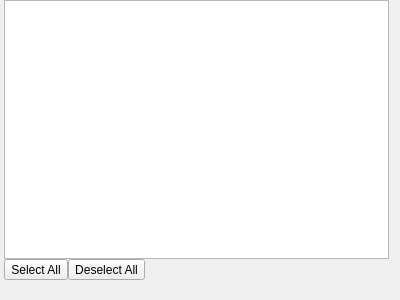
<?xml version="1.0" encoding="UTF-8"?>
<ui version="4.0">
 <class>NewGeneVariableGroup</class>
 <widget class="QWidget" name="NewGeneVariableGroup">
  <property name="geometry">
   <rect>
    <x>0</x>
    <y>0</y>
    <width>400</width>
    <height>300</height>
   </rect>
  </property>
  <property name="windowTitle">
   <string>Form</string>
  </property>
  <layout class="QVBoxLayout" name="verticalLayout">
   <property name="spacing">
    <number>0</number>
   </property>
   <property name="leftMargin">
    <number>4</number>
   </property>
   <property name="topMargin">
    <number>0</number>
   </property>
   <property name="bottomMargin">
    <number>20</number>
   </property>
   <item>
    <widget class="QListView" name="listView"/>
   </item>
   <item>
    <widget class="QWidget" name="selectionButtons" native="true">
     <layout class="QHBoxLayout" name="horizontalLayout">
      <property name="spacing">
       <number>0</number>
      </property>
      <property name="leftMargin">
       <number>0</number>
      </property>
      <property name="topMargin">
       <number>0</number>
      </property>
      <property name="rightMargin">
       <number>0</number>
      </property>
      <property name="bottomMargin">
       <number>0</number>
      </property>
      <item>
       <widget class="QToolButton" name="toolButtonSelectAll">
        <property name="text">
         <string>Select All</string>
        </property>
       </widget>
      </item>
      <item>
       <widget class="QToolButton" name="toolButtonDeselectAll">
        <property name="text">
         <string>Deselect All</string>
        </property>
       </widget>
      </item>
      <item>
       <spacer name="horizontalSpacer">
        <property name="orientation">
         <enum>Qt::Horizontal</enum>
        </property>
        <property name="sizeHint" stdset="0">
         <size>
          <width>40</width>
          <height>20</height>
         </size>
        </property>
       </spacer>
      </item>
     </layout>
    </widget>
   </item>
  </layout>
 </widget>
 <resources/>
 <connections/>
</ui>
